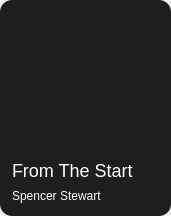
<?xml version="1.0" encoding="UTF-8"?>
<ui version="4.0">
 <class>recBoxItem</class>
 <widget class="QWidget" name="recBoxItem">
  <property name="geometry">
   <rect>
    <x>0</x>
    <y>0</y>
    <width>171</width>
    <height>216</height>
   </rect>
  </property>
  <property name="minimumSize">
   <size>
    <width>0</width>
    <height>0</height>
   </size>
  </property>
  <property name="maximumSize">
   <size>
    <width>171</width>
    <height>216</height>
   </size>
  </property>
  <property name="windowTitle">
   <string>Form</string>
  </property>
  <layout class="QHBoxLayout" name="horizontalLayout">
   <property name="spacing">
    <number>0</number>
   </property>
   <property name="leftMargin">
    <number>0</number>
   </property>
   <property name="topMargin">
    <number>0</number>
   </property>
   <property name="rightMargin">
    <number>0</number>
   </property>
   <property name="bottomMargin">
    <number>0</number>
   </property>
   <item>
    <widget class="QWidget" name="Item_bg" native="true">
     <property name="cursor">
      <cursorShape>PointingHandCursor</cursorShape>
     </property>
     <property name="styleSheet">
      <string notr="true">#Item_bg{
	background-color:rgb(30, 30, 30);
	border-radius: 12px;  
}

#Item_bg:hover{
	background-color:rgb(40, 40, 40);
}


QLabel{
color:rgb(255, 255, 255);
background-color: transparent;
}
</string>
     </property>
     <layout class="QVBoxLayout" name="verticalLayout">
      <property name="leftMargin">
       <number>12</number>
      </property>
      <property name="topMargin">
       <number>12</number>
      </property>
      <property name="rightMargin">
       <number>12</number>
      </property>
      <property name="bottomMargin">
       <number>12</number>
      </property>
      <item>
       <widget class="QLabel" name="Item_icon">
        <property name="minimumSize">
         <size>
          <width>142</width>
          <height>142</height>
         </size>
        </property>
        <property name="styleSheet">
         <string notr="true">#Item_icon{
	background-image:url(&quot;:/images/test_icon_2.jpg&quot;);
background-repeat:no-repeat; 
background-position:center center;
border-radius: 10px;  
}</string>
        </property>
        <property name="text">
         <string/>
        </property>
       </widget>
      </item>
      <item>
       <widget class="QLabel" name="Item_name">
        <property name="styleSheet">
         <string notr="true">color:rgb(255, 255, 255);
font-size:18px;</string>
        </property>
        <property name="text">
         <string>From The Start</string>
        </property>
       </widget>
      </item>
      <item>
       <widget class="QLabel" name="Item_singer">
        <property name="styleSheet">
         <string notr="true">color:rgb(255, 255, 255);
font-size:12px;</string>
        </property>
        <property name="text">
         <string>Spencer Stewart</string>
        </property>
       </widget>
      </item>
     </layout>
    </widget>
   </item>
  </layout>
 </widget>
 <resources/>
 <connections/>
</ui>
